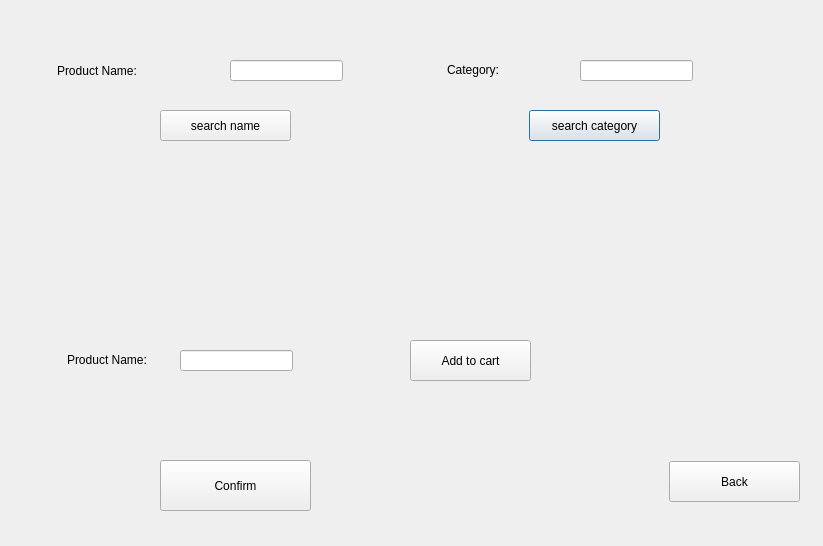
<?xml version="1.0" encoding="UTF-8"?>
<ui version="4.0">
 <class>customer</class>
 <widget class="QDialog" name="customer">
  <property name="geometry">
   <rect>
    <x>0</x>
    <y>0</y>
    <width>823</width>
    <height>546</height>
   </rect>
  </property>
  <property name="windowTitle">
   <string>Dialog</string>
  </property>
  <widget class="QLineEdit" name="product">
   <property name="geometry">
    <rect>
     <x>180</x>
     <y>350</y>
     <width>113</width>
     <height>21</height>
    </rect>
   </property>
  </widget>
  <widget class="QPushButton" name="Scategory">
   <property name="geometry">
    <rect>
     <x>529</x>
     <y>110</y>
     <width>131</width>
     <height>31</height>
    </rect>
   </property>
   <property name="text">
    <string>search category</string>
   </property>
  </widget>
  <widget class="QPushButton" name="Sname">
   <property name="geometry">
    <rect>
     <x>160</x>
     <y>110</y>
     <width>131</width>
     <height>31</height>
    </rect>
   </property>
   <property name="text">
    <string>search name</string>
   </property>
  </widget>
  <widget class="QPushButton" name="add">
   <property name="geometry">
    <rect>
     <x>410</x>
     <y>340</y>
     <width>121</width>
     <height>41</height>
    </rect>
   </property>
   <property name="text">
    <string>Add to cart</string>
   </property>
  </widget>
  <widget class="QPushButton" name="confirm">
   <property name="geometry">
    <rect>
     <x>160</x>
     <y>460</y>
     <width>151</width>
     <height>51</height>
    </rect>
   </property>
   <property name="text">
    <string>Confirm</string>
   </property>
  </widget>
  <widget class="QLineEdit" name="name">
   <property name="geometry">
    <rect>
     <x>230</x>
     <y>60</y>
     <width>113</width>
     <height>21</height>
    </rect>
   </property>
  </widget>
  <widget class="QLabel" name="label">
   <property name="geometry">
    <rect>
     <x>57</x>
     <y>60</y>
     <width>121</width>
     <height>21</height>
    </rect>
   </property>
   <property name="text">
    <string>Product Name:</string>
   </property>
  </widget>
  <widget class="QLineEdit" name="category">
   <property name="geometry">
    <rect>
     <x>580</x>
     <y>60</y>
     <width>113</width>
     <height>21</height>
    </rect>
   </property>
  </widget>
  <widget class="QLabel" name="label_3">
   <property name="geometry">
    <rect>
     <x>67</x>
     <y>350</y>
     <width>111</width>
     <height>20</height>
    </rect>
   </property>
   <property name="text">
    <string>Product Name:</string>
   </property>
  </widget>
  <widget class="QPushButton" name="pushButton_5">
   <property name="geometry">
    <rect>
     <x>669</x>
     <y>461</y>
     <width>131</width>
     <height>41</height>
    </rect>
   </property>
   <property name="text">
    <string>Back</string>
   </property>
  </widget>
  <widget class="QLabel" name="label_2">
   <property name="geometry">
    <rect>
     <x>447</x>
     <y>60</y>
     <width>91</width>
     <height>20</height>
    </rect>
   </property>
   <property name="text">
    <string>Category:</string>
   </property>
  </widget>
 </widget>
 <resources/>
 <connections/>
</ui>
